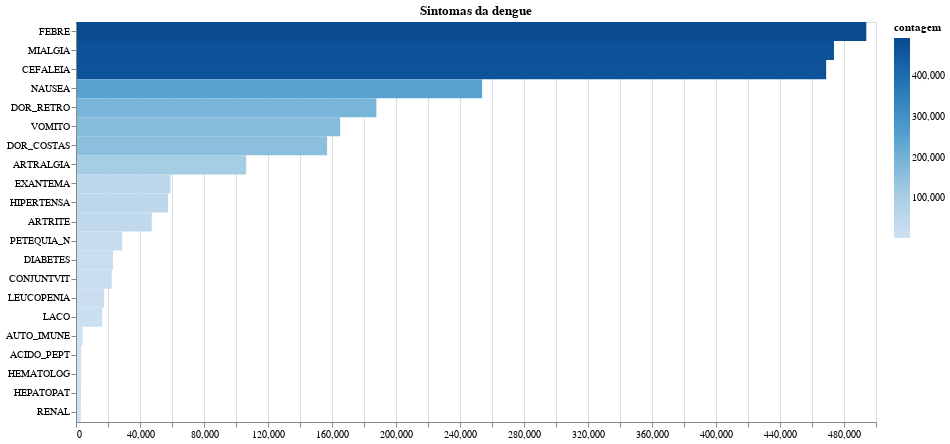

The cell this chart's notebook holds for it:
### Markdown cell above
## Quais doenças são mais comum no paciente

### Code cell
sintomas = ['FEBRE', 'MIALGIA', 'CEFALEIA', 'EXANTEMA', 'VOMITO', 'NAUSEA', 'DOR_COSTAS', 'CONJUNTVIT', 'ARTRITE', 'ARTRALGIA', 'PETEQUIA_N', 'LEUCOPENIA', 'LACO', 'DOR_RETRO', 'DIABETES', 'HEMATOLOG', 'HEPATOPAT', 'RENAL', 'HIPERTENSA', 'ACIDO_PEPT', 'AUTO_IMUNE']

# Contando ocorrencias de cada sintoma
contagem_sintomas = [df[coluna].value_counts().get(1.0, 0) for coluna in sintomas]

# Dataframe com os dados
chart_df = pd.DataFrame({
    'sintoma': sintomas,
    'contagem': contagem_sintomas
})

# Grafico de barras
chart = alt.Chart(chart_df).mark_rect().encode(
    x=alt.X('sum(contagem):Q', stack='zero', title=None),
    y=alt.Y('sintoma:N', title=None).sort('-x'),
    color=alt.Color('contagem:Q', scale=alt.Scale(scheme='blues')),
    tooltip=['sintoma:N', 'contagem:Q']
).properties(
    width=800,
    height=400,
    title='Sintomas da dengue'
)

text = chart.mark_text(
    align='center',
    baseline='middle',
    dx=15
)

chart_with_text = chart + text

chart_with_text.display()

chart_df = None
gc.collect()

### Figure 1 — Vega-Lite specification as saved in the notebook (floating-point values rounded to 4 significant figures)
{"config": {"view": {"continuousWidth": 300, "continuousHeight": 300}}, "layer": [{"mark": {"type": "rect"}, "encoding": {"color": {"field": "contagem", "scale": {"scheme": "blues"}, "type": "quantitative"}, "tooltip": [{"field": "sintoma", "type": "nominal"}, {"field": "contagem", "type": "quantitative"}], "x": {"aggregate": "sum", "field": "contagem", "stack": "zero", "title": null, "type": "quantitative"}, "y": {"field": "sintoma", "sort": "-x", "title": null, "type": "nominal"}}, "title": "Sintomas da dengue"}, {"mark": {"type": "text", "align": "center", "baseline": "middle", "dx": 15}, "encoding": {"color": {"field": "contagem", "scale": {"scheme": "blues"}, "type": "quantitative"}, "tooltip": [{"field": "sintoma", "type": "nominal"}, {"field": "contagem", "type": "quantitative"}], "x": {"aggregate": "sum", "field": "contagem", "stack": "zero", "title": null, "type": "quantitative"}, "y": {"field": "sintoma", "sort": "-x", "title": null, "type": "nominal"}}, "title": "Sintomas da dengue"}], "data": {"name": "data-1c1a0e1e886418f79f35333227b97394"}, "height": 400, "width": 800, "$schema": "https://vega.github.io/schema/vega-lite/v5.20.1.json", "datasets": {"data-1c1a0e1e886418f79f35333227b97394": [{"sintoma": "FEBRE", "contagem": 493941}, {"sintoma": "MIALGIA", "contagem": 473735}, {"sintoma": "CEFALEIA", "contagem": 468855}, {"sintoma": "EXANTEMA", "contagem": 59014}, {"sintoma": "VOMITO", "contagem": 165111}, {"sintoma": "NAUSEA", "contagem": 253810}, {"sintoma": "DOR_COSTAS", "contagem": 156932}, {"sintoma": "CONJUNTVIT", "contagem": 22308}, {"sintoma": "ARTRITE", "contagem": 47338}, {"sintoma": "ARTRALGIA", "contagem": 106373}, {"sintoma": "PETEQUIA_N", "contagem": 28834}, {"sintoma": "LEUCOPENIA", "contagem": 17556}, {"sintoma": "LACO", "contagem": 16410}, {"sintoma": "DOR_RETRO", "contagem": 187752}, {"sintoma": "DIABETES", "contagem": 23108}, {"sintoma": "HEMATOLOG", "contagem": 3217}, {"sintoma": "HEPATOPAT", "contagem": 3163}, {"sintoma": "RENAL", "contagem": 3032}, {"sintoma": "HIPERTENSA", "contagem": 57551}, {"sintoma": "ACIDO_PEPT", "contagem": 3250}, {"sintoma": "AUTO_IMUNE", "contagem": 4106}]}}
